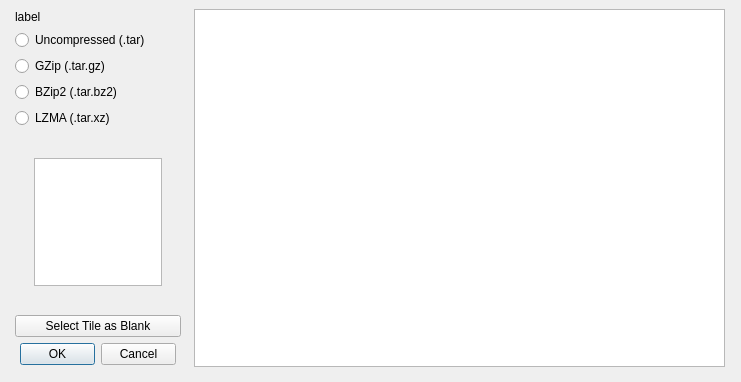
<?xml version="1.0" encoding="UTF-8"?>
<ui version="4.0">
 <class>tartm</class>
 <widget class="QWidget" name="tartm">
  <property name="geometry">
   <rect>
    <x>0</x>
    <y>0</y>
    <width>741</width>
    <height>382</height>
   </rect>
  </property>
  <property name="minimumSize">
   <size>
    <width>741</width>
    <height>382</height>
   </size>
  </property>
  <property name="maximumSize">
   <size>
    <width>741</width>
    <height>382</height>
   </size>
  </property>
  <property name="windowTitle">
   <string>TAR TileMap Creation</string>
  </property>
  <widget class="QWidget" name="verticalLayoutWidget">
   <property name="geometry">
    <rect>
     <x>10</x>
     <y>10</y>
     <width>176</width>
     <height>361</height>
    </rect>
   </property>
   <layout class="QVBoxLayout" name="verticalLayout">
    <property name="leftMargin">
     <number>5</number>
    </property>
    <property name="rightMargin">
     <number>5</number>
    </property>
    <property name="bottomMargin">
     <number>3</number>
    </property>
    <item>
     <widget class="QLabel" name="comprLabel">
      <property name="text">
       <string>label</string>
      </property>
     </widget>
    </item>
    <item>
     <widget class="QRadioButton" name="tarRadio">
      <property name="text">
       <string>Uncompressed (.tar)</string>
      </property>
     </widget>
    </item>
    <item>
     <widget class="QRadioButton" name="targzRadio">
      <property name="text">
       <string>GZip (.tar.gz)</string>
      </property>
     </widget>
    </item>
    <item>
     <widget class="QRadioButton" name="tarbz2Radio">
      <property name="text">
       <string>BZip2 (.tar.bz2)</string>
      </property>
     </widget>
    </item>
    <item>
     <widget class="QRadioButton" name="tarxzRadio">
      <property name="text">
       <string>LZMA (.tar.xz)</string>
      </property>
     </widget>
    </item>
    <item>
     <spacer name="verticalSpacer_2">
      <property name="orientation">
       <enum>Qt::Vertical</enum>
      </property>
      <property name="sizeHint" stdset="0">
       <size>
        <width>20</width>
        <height>20</height>
       </size>
      </property>
     </spacer>
    </item>
    <item>
     <layout class="QHBoxLayout" name="horizontalLayout">
      <item>
       <widget class="QGraphicsView" name="tileView">
        <property name="minimumSize">
         <size>
          <width>128</width>
          <height>128</height>
         </size>
        </property>
        <property name="maximumSize">
         <size>
          <width>128</width>
          <height>128</height>
         </size>
        </property>
        <property name="baseSize">
         <size>
          <width>128</width>
          <height>128</height>
         </size>
        </property>
        <property name="verticalScrollBarPolicy">
         <enum>Qt::ScrollBarAlwaysOff</enum>
        </property>
        <property name="horizontalScrollBarPolicy">
         <enum>Qt::ScrollBarAlwaysOff</enum>
        </property>
        <property name="sizeAdjustPolicy">
         <enum>QAbstractScrollArea::AdjustIgnored</enum>
        </property>
        <property name="interactive">
         <bool>false</bool>
        </property>
       </widget>
      </item>
     </layout>
    </item>
    <item>
     <spacer name="verticalSpacer">
      <property name="orientation">
       <enum>Qt::Vertical</enum>
      </property>
      <property name="sizeHint" stdset="0">
       <size>
        <width>20</width>
        <height>20</height>
       </size>
      </property>
     </spacer>
    </item>
    <item>
     <widget class="QPushButton" name="blankButton">
      <property name="text">
       <string>Select Tile as Blank</string>
      </property>
     </widget>
    </item>
    <item>
     <layout class="QVBoxLayout" name="verticalLayout_3">
      <property name="leftMargin">
       <number>5</number>
      </property>
      <property name="rightMargin">
       <number>5</number>
      </property>
      <property name="bottomMargin">
       <number>3</number>
      </property>
      <item>
       <widget class="QDialogButtonBox" name="saveBox">
        <property name="standardButtons">
         <set>QDialogButtonBox::Cancel|QDialogButtonBox::Ok</set>
        </property>
       </widget>
      </item>
     </layout>
    </item>
   </layout>
  </widget>
  <widget class="QWidget" name="gridLayoutWidget">
   <property name="geometry">
    <rect>
     <x>189</x>
     <y>9</y>
     <width>541</width>
     <height>361</height>
    </rect>
   </property>
   <layout class="QVBoxLayout" name="verticalLayout_4">
    <property name="leftMargin">
     <number>5</number>
    </property>
    <property name="rightMargin">
     <number>5</number>
    </property>
    <property name="bottomMargin">
     <number>3</number>
    </property>
    <item>
     <widget class="QTableWidget" name="resourceView">
      <property name="lineWidth">
       <number>1</number>
      </property>
      <property name="editTriggers">
       <set>QAbstractItemView::NoEditTriggers</set>
      </property>
      <property name="selectionMode">
       <enum>QAbstractItemView::ExtendedSelection</enum>
      </property>
      <attribute name="horizontalHeaderVisible">
       <bool>false</bool>
      </attribute>
      <attribute name="verticalHeaderVisible">
       <bool>false</bool>
      </attribute>
     </widget>
    </item>
   </layout>
  </widget>
 </widget>
 <resources/>
 <connections/>
</ui>
